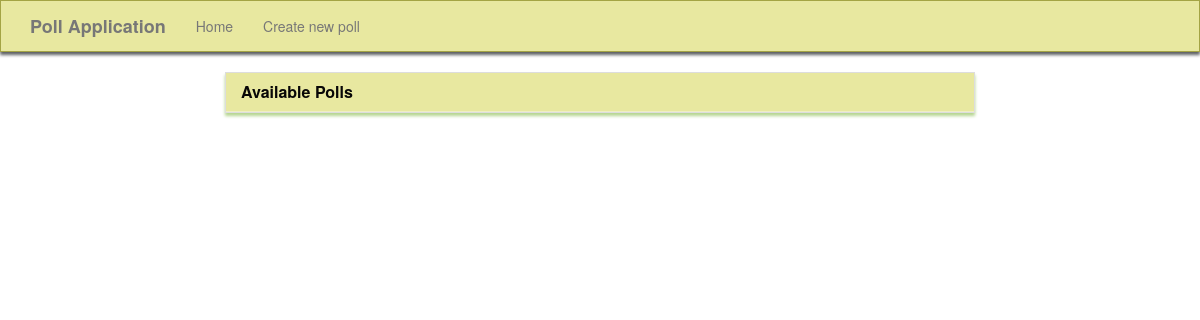
Before: / with the older database file.
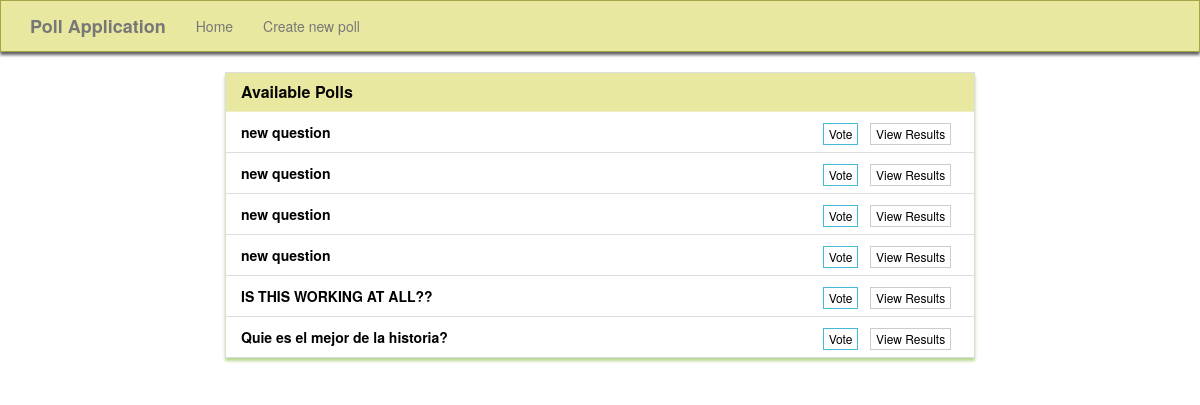
After: the same page with the newer database file.
### poll/models.py (models this page shows, shortened)
class poll(models.Model):
    question = models.CharField(max_length=100) #this is the question of the poll
    option_one = models.CharField(max_length=50)
    option_two = models.CharField(max_length=50)
    option_three = models.CharField(max_length=50)
    option_one_count = models.IntegerField(default=0)
    option_two_count = models.IntegerField(default=0)
    option_three_count = models.IntegerField(default=0)

### poll/views.py (the view)
# urls.py: 2. Add a URL to urlpatterns:  path('', views.home, name='home')
def home(request):
    polls=poll.objects.all()
    context={'polls': polls}
    return render(request, 'poll/home.html', context)

### poll/templates/poll/home.html (shortened to what this page needs)
{% extends "poll/base.html" %}
{% block main %}
<div class="row">
    <div class="col-lg-8 col-lg-offset-2">
        <div class="panel panel-default">
            <div class="panel-heading">
                <h3 class="panel-title">Available Polls</h3>
            </div>
            <ul class="list-group">
                 {% for poll in polls %}
                <li class="list-group-item">
                    <strong>{{ poll.question }}</strong>
                    <span class="pull-right">
                        <a href="{% url 'vote' poll.id %}" class="btn btn-info btn-xs">Vote</a> &nbsp;
                        <a href="{% url 'results' poll.id %}" class="btn btn-default btn-xs">View Results</a> &nbsp;
                    </span>
                </li>
                {% endfor %}
            </ul>
        </div>
    </div>
</div>
{% endblock %}

### poll/templates/poll/base.html (shortened to what this page needs)
{% load static %}
<!DOCTYPE html>
<html lang="en">
	<head>
		<link rel="stylesheet" href="https://maxcdn.bootstrapcdn.com/bootstrap/3.3.7/css/bootstrap.min.css">
		<link rel="stylesheet" type="text/css" href="{% static 'style.css' %}" />
	</head>
	<body>
		<nav class="navbar navbar-default" role="navigation">
			<div class="container">
				<div class="navbar-header">
					<a class="navbar-brand" href="{% url 'home' %}">Poll Application</a>
				</div>
				<div class="collapse navbar-collapse navbar-ex1-collapse">
					<ul class="nav navbar-nav">
						<li><a href="{% url 'home' %}">Home</a></li>
						<li><a href="{% url 'create' %}">Create new poll</a></li>
					</ul>
				</div>
			</div>
		</nav>
		<div class="container">
			{% block main %}{% endblock %}
		</div>
	</body>
</html>

### poll/static/style.css (style rules this page uses)
.navbar-default, .btn, .form-control, .panel { border-radius: 0; color: black; background-color: rgb(255, 255, 255); }
.navbar-default { background-color: #dedf78b3; border-color: rgba(121, 121, 7, 0.6); box-shadow: 0px 3px 3px 0px rgb(94, 96, 99); }
.panel-default > .panel-heading { color: rgb(8, 7, 7); background-color: #dedf78b3; border-color: rgba(245, 245, 220, .6); border-top-left-radius: 0; border-top-right-radius: 0; }
.panel { box-shadow: 0px 3px 3px 0px rgb(182, 214, 144); }
a.navbar-brand, .panel-title { font-weight: bolder; }

Changed rows visible on the page:
added poll: question "new question"
added poll: question "new question"
added poll: question "new question"
added poll: question "new question"
added poll: question "IS THIS WORKING AT ALL??"
added poll: question "Quie es el mejor de la historia?"
